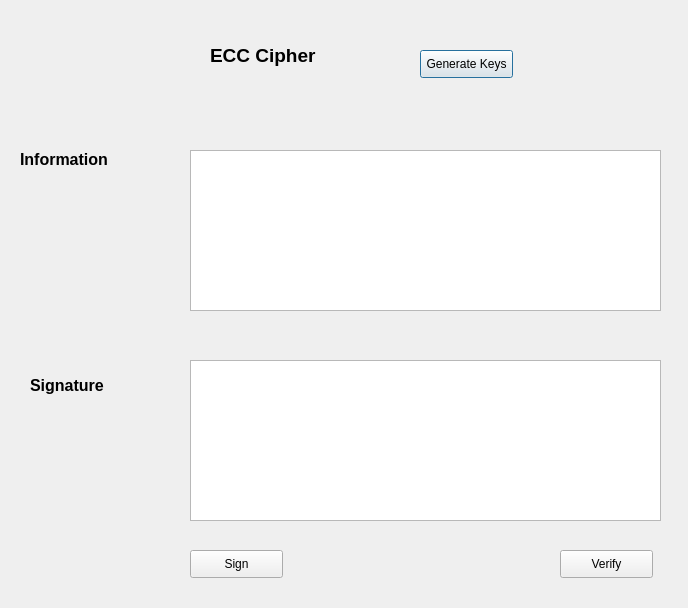
<?xml version="1.0" encoding="UTF-8"?>
<ui version="4.0">
 <class>MainWindow</class>
 <widget class="QDialog" name="MainWindow">
  <property name="geometry">
   <rect>
    <x>0</x>
    <y>0</y>
    <width>688</width>
    <height>608</height>
   </rect>
  </property>
  <property name="windowTitle">
   <string>Dialog</string>
  </property>
  <widget class="QTextEdit" name="txt_info">
   <property name="geometry">
    <rect>
     <x>190</x>
     <y>150</y>
     <width>471</width>
     <height>161</height>
    </rect>
   </property>
  </widget>
  <widget class="QTextEdit" name="txt_sign">
   <property name="geometry">
    <rect>
     <x>190</x>
     <y>360</y>
     <width>471</width>
     <height>161</height>
    </rect>
   </property>
  </widget>
  <widget class="QLabel" name="label">
   <property name="geometry">
    <rect>
     <x>210</x>
     <y>30</y>
     <width>141</width>
     <height>51</height>
    </rect>
   </property>
   <property name="text">
    <string>&lt;html&gt;&lt;head/&gt;&lt;body&gt;&lt;p&gt;&lt;span style=&quot; font-size:14pt; font-weight:600;&quot;&gt;ECC Cipher&lt;/span&gt;&lt;/p&gt;&lt;/body&gt;&lt;/html&gt;</string>
   </property>
  </widget>
  <widget class="QLabel" name="label_2">
   <property name="geometry">
    <rect>
     <x>20</x>
     <y>150</y>
     <width>141</width>
     <height>51</height>
    </rect>
   </property>
   <property name="text">
    <string>&lt;html&gt;&lt;head/&gt;&lt;body&gt;&lt;p&gt;&lt;span style=&quot; font-size:12pt; font-weight:600;&quot;&gt;Information&lt;/span&gt;&lt;/p&gt;&lt;p&gt;&lt;br/&gt;&lt;/p&gt;&lt;/body&gt;&lt;/html&gt;</string>
   </property>
  </widget>
  <widget class="QLabel" name="label_3">
   <property name="geometry">
    <rect>
     <x>30</x>
     <y>360</y>
     <width>141</width>
     <height>51</height>
    </rect>
   </property>
   <property name="text">
    <string>&lt;html&gt;&lt;head/&gt;&lt;body&gt;&lt;p&gt;&lt;span style=&quot; font-size:12pt; font-weight:600;&quot;&gt;Signature&lt;/span&gt;&lt;/p&gt;&lt;/body&gt;&lt;/html&gt;</string>
   </property>
  </widget>
  <widget class="QPushButton" name="btn_gen_keys">
   <property name="geometry">
    <rect>
     <x>420</x>
     <y>50</y>
     <width>93</width>
     <height>28</height>
    </rect>
   </property>
   <property name="text">
    <string>Generate Keys</string>
   </property>
  </widget>
  <widget class="QPushButton" name="btn_sign">
   <property name="geometry">
    <rect>
     <x>190</x>
     <y>550</y>
     <width>93</width>
     <height>28</height>
    </rect>
   </property>
   <property name="text">
    <string>Sign</string>
   </property>
  </widget>
  <widget class="QPushButton" name="btn_verify">
   <property name="geometry">
    <rect>
     <x>560</x>
     <y>550</y>
     <width>93</width>
     <height>28</height>
    </rect>
   </property>
   <property name="text">
    <string>Verify</string>
   </property>
  </widget>
 </widget>
 <resources/>
 <connections/>
</ui>
